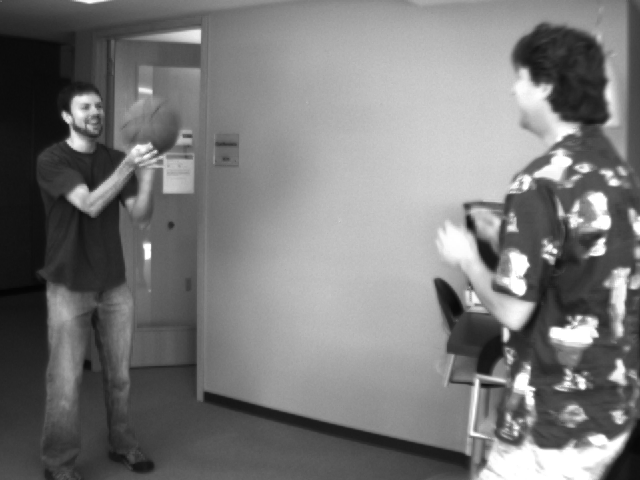
#> input picture Lucas Kanade/basketball1.png, 640 x 480 px
$ python main.py   (Python 2 division)   (older library calls are emulated)
#> lines starting #> are read from the running program, lines starting #| are printed output that depends on the picture
### Lucas Kanade/LucasKanadeMeth1.py
import cv2
import numpy as np
from matplotlib import pyplot as plt

class LucasKanadeMet1:

    def __init__(self, src, dest):
        print("beginning algorithm")

        self.src = src
        self.dest = dest

        # Reading the image
        #img1 = cv2.imread('teddy1.png', cv2.IMREAD_GRAYSCALE)
        #img2 = cv2.imread('teddy2.png', cv2.IMREAD_GRAYSCALE)

        img1 = cv2.cvtColor(self.src,cv2.COLOR_RGB2GRAY)
        img2 = cv2.cvtColor(self.dest,cv2.COLOR_RGB2GRAY)

        # Convert the image to floating point for calculations
        img1 = np.float32(img1)
        img2 = np.float32(img2)

        # Calculate optical flow using two different algorithms
        u, v = self.lucas_kanade(img1, img2, np.ones((3, 3)))


        # Create grid for display
        x = np.arange(0, img1.shape[1], 1)
        y = np.arange(0, img1.shape[0], 1)
        x, y = np.meshgrid(x, y)

        # Display
        self.display_img(img1, 'My lucas_kanade')
        step = 2
        plt.quiver(x[::step, ::step], y[::step, ::step],
                   u[::step, ::step], v[::step, ::step],
                   color='r', pivot='middle', headwidth=2, headlength=2)

        plt.show()

    def display_img(self, img, name):
        plt.figure()
        plt.imshow(img, cmap='gray', interpolation='bicubic')
        plt.title(name)

    def get_derivatives(self, img1, img2):

        #affine 2x2 matrix
        kernel = np.array(([-1, 1], [-1, 1]))
        kernel2 = np.array(([-1, -1], [1, 1]))
        kernel = np.fliplr(kernel)

        # image x,y,t derivatives
        fx = cv2.filter2D(img1, -1, kernel) + cv2.filter2D(img2, -1, kernel)
        fy = cv2.filter2D(img1, -1, kernel2) + cv2.filter2D(img2, -1, kernel2)
        ft = cv2.filter2D(img1, -1, 0.25 * np.ones((2, 2))) + \
            cv2.filter2D(img2, -1, -0.25 * np.ones((2, 2)))

        return (fx, fy, ft)


    def lucas_kanade(self, img1, img2, window):
        """Lucase Kanade algorithm without pyramids.

        Implemented with convolution"""

        fx, fy, ft = self.get_derivatives(img1, img2)

        denom = cv2.filter2D(fx**2, -1, window)*cv2.filter2D(fy**2, -1, window) - \
            cv2.filter2D((fx*fy), -1, window)**2
        denom[denom == 0] = np.inf

        # pixel vectors
        u = (-cv2.filter2D(fy**2, -1, window)*cv2.filter2D(fx*ft, -1, window) +
             cv2.filter2D(fx*fy, -1, window)*cv2.filter2D(fy*ft, -1, window)) / \
            denom
        v = (cv2.filter2D(fx*ft, -1, window)*cv2.filter2D(fx*fy, -1, window) -
             cv2.filter2D(fx**2, -1, window)*cv2.filter2D(fy*ft, -1, window)) / \
            denom

        return (u, v)

### Lucas Kanade/LKPyramid.py
import cv2
import numpy as np
from matplotlib import pyplot as plt

class LKanadePy():
    def __init__(self, src, dest, lvls, windowSize, guassianWidth):
        #initialize globals
        self.src = src
        self.dest = dest
        self.lvls = lvls
        self.windowSize = windowSize
        self.guassianWidth = guassianWidth
        self.MakePyramids()
        print ("Lucas Kanade Pyramid initializing")

    def MakePyramids(self):
        # create gaussinan py for src
        self.G = self.src.copy()
        gpA = [self.G]
        for i in range(self.lvls):
            self.G = cv2.pyrDown(self.G)
            gpA.append(self.G)

        # create gaussian py for dest
        self.G = self.dest.copy()
        gpB = [self.G]
        for i in range(self.lvls):
            self.G = cv2.pyrDown(self.G)
            gpB.append(self.G)

### Lucas Kanade/main.py
#NOTE: wikipedia, matlab and python previous implementations were used as guidance for this project

import cv2
import numpy as np
import Image
from copy import copy, deepcopy
from matplotlib import pyplot as plt
from LucasKanadeMeth1 import LucasKanadeMet1
#from LKNonPyramid import LKanade
from LKPyramid import LKanadePy
from myLK import MyLK
#from OpticalFLowFromCV2 import SampleCode


#####################################################################
## Function name: main
## Function Desc: initializes program
#####################################################################
def main():

    # definition of parameters to be used for tracking
    size_template_x = 200
    size_template_y = 200
    size_bins = 1
    n_bins = 256
    percentage_active = 20
    n_max_iters = 20
    epsilon = 0.01
    interp = 1
    n_ctrl_pts_x = 2
    n_ctrl_pts_y = 2
    lambda_tps = 0
    # dont know what these are for
    n_ctrl_pts_x_illum = 2
    n_ctrl_pts_y_illum = 2
    # coords of feature(s) to track
    coords = np.zeros(shape=(1,2))

    # loads source and destination images
    #bBallSource = cv2.imread("basketball1.png")
    #cpy = deepcopy(bBallSource)

    #bBallTarget = cv2.imread("basketball2.png")
    bBallSource = "basketball1.png"
    bBallTarget = "basketball2.png"
    bb1 = cv2.imread(bBallSource)
#> bb1 is the input picture: shape (480, 640, 3); min 4, max 255, mean 120.3
    bb2 = cv2.imread(bBallTarget)
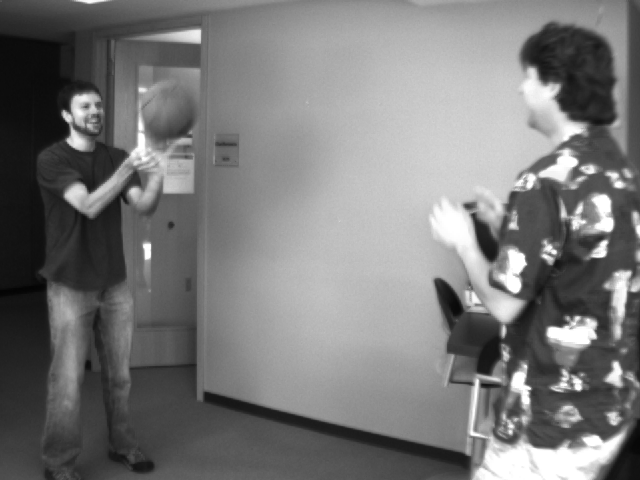
#> input picture Lucas Kanade/basketball2.png, 640 x 480 px
#> bb2 is the input picture: shape (480, 640, 3); min 4, max 255, mean 119.9

    groveSource = "grove1.png"
    groveTarget = "grove2.png"
    gg1 = cv2.imread(groveSource)
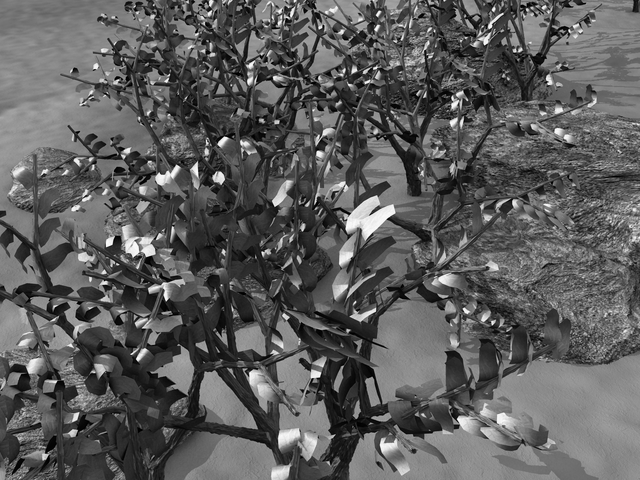
#> input picture Lucas Kanade/grove1.png, 640 x 480 px
#> gg1 is the input picture: shape (480, 640, 3); min 0, max 253, mean 92.3
    gg2 = cv2.imread(groveTarget)
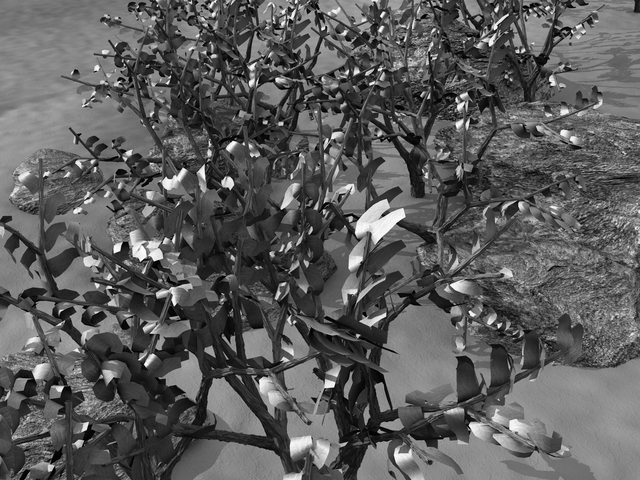
#> input picture Lucas Kanade/grove2.png, 640 x 480 px
#> gg2 is the input picture: shape (480, 640, 3); min 0, max 253, mean 92

    teddySource = "teddy1.png"
    teddyTarget = "teddy2.png"
    tt1 = cv2.imread(teddySource)
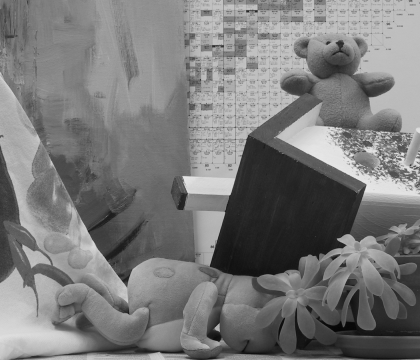
#> input picture Lucas Kanade/teddy1.png, 420 x 360 px
#> tt1 is the input picture: shape (360, 420, 3); min 5, max 232, mean 121.8
    tt2 = cv2.imread(teddyTarget)
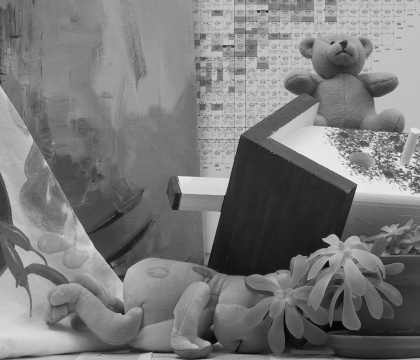
#> input picture Lucas Kanade/teddy2.png, 420 x 360 px
#> tt2 is the input picture: shape (360, 420, 3); min 4, max 234, mean 121.5

    LCM1 = LucasKanadeMet1(bb1,bb2)
#> in lucas_kanade, `denom[denom == 0] = np.inf`: denom: shape (480, 640) float32; 0.57% of the values are NaN or infinite; the others: min 4, max 6.01e+10, mean 38051896
    LCM1 = LucasKanadeMet1(gg1,gg2)
#> in lucas_kanade (call 2), `denom[denom == 0] = np.inf`: denom: shape (480, 640) float32; 0% of the values are NaN or infinite; the others: min 104, max 2.65e+11, mean 993732352
    LCM1 = LucasKanadeMet1(tt1,tt2)
#> in __init__ (call 3), `plt.show()`:
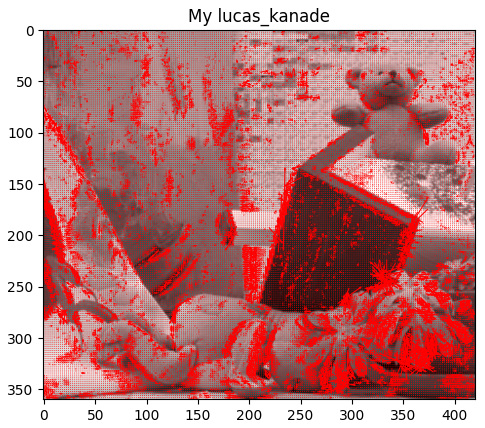
#> figure drawn by matplotlib, 1 panel

    LKPy = LKanadePy(bb1, bb2, 3, 5, 5)
#> after the loop in MakePyramids, `for i in range(self.lvls):`: gpA = 4 items
    LKPy = LKanadePy(gg1, gg2, 3, 5, 5)
#> the loop in MakePyramids (call 2), `for i in range(self.lvls):` made 3 passes
#> pass 1, in MakePyramids (call 2), `self.G = cv2.pyrDown(self.G)`:
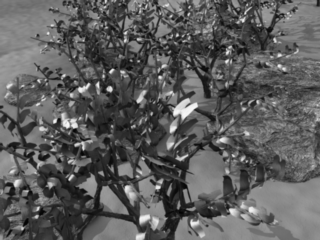
#> self.G: shape (240, 320, 3); min 3, max 246, mean 92.3
    LKPy = LKanadePy(tt1, tt2, 3, 5, 5)
    #LKWithoutPy = LKanade(bBallSource,bBallTarget, 40)
    #LKWithoutPy = MyLK()
    #lk = SampleCode()
    print ("Completed Lucas-Kanade")

    # NOTE: return is placed here to force stop other algorithm from being deployed
    return

    dst = 3;
    gray = cv2.cvtColor(np.array(bBallSource),cv2.COLOR_BGR2GRAY)
    gray = np.float32(gray)
    corners = cv2.goodFeaturesToTrack(gray,25,0.01,10)

    # displays the good features on the source image
    for i in corners:
        x,y = i.ravel()
        cv2.circle(bBallSource,(x,y),3,255,-1)

    gray2 = cv2.cvtColor(bBallTarget,cv2.COLOR_BGR2GRAY)
    corners2 = cv2.goodFeaturesToTrack(gray2,25,0.01,10)
    # displays the good features on the destination image
    for i in corners2:
        x,y = i.ravel()
        cv2.circle(bBallTarget,(x,y),3,255,-1)

    #plt.imshow(bBallSource),plt.show
    #plt.imshow(bBallTarget),plt.show
    cv2.imshow("src", bBallSource)
    cv2.imshow("dest", bBallTarget)
    cv2.waitKey(0)
    return
    print corners
    # result is dilated for marking the corners, not important
    dst = cv2.dilate(dst,None)

    # threshold for an optimal value, varies depending on image
    bBallSource[dst>0.07*dst.max()]=[0,0,255]
    cv2.imshow('dst',bBallSource)
    cv2.waitKey(0)
    cv2.destroyAllWindows()
    return

    # create array of zeros for template
    Template = np.zeros(shape=(size_template_x,size_template_y),dtype=np.uint8)
    #Template = [[0 for x in range(size_template_x)] for x in range(size_template_y)]
    ICur = deepcopy(bBallSource)

    # gives values to template, passed/changed by reference
    Template = DefineTemplate(Template, ICur, coords)

    cv2.imshow("Template before naya", Template)
    # initializes naya structure
    # grayscale assumed
    tracker = naya(size_template_x, size_template_y, n_bins,
                   size_bins,n_max_iters,epsilon,interp=1)
    #
    # begin of tracking system
    clickX, clickY = 300,200
    # tracker parameters
    parameters = []
    parameters.append(0);parameters.append(0);parameters.append(clickX);parameters.append(clickY)

    # to be used as parameters, possibly insert tupple
    #for i in corners:
    #    x,y = i.ravel()
    #    cv2.circle(cpy,(x,y),3,255,-1)
    count = 5
    currentlyStart = True
    while(True):
        # begin engine that does lucas -kanade tracker
        tracker.RunEngine(ICur, 0, Template, 0, parameters)
        # display changes
        tracker.DisplayChange(ICur,1)
        # swaps between images
        if (count == 0):
            if(currentlyStart):
                ICur = deepcopy(bBallTarget)
            else:
                ICur = deepcopy(bBallSource)
            count = 5
    # Shows  locations of good points to track
    # Will change with edge detector as they are better for tracking
    #cv2.imshow("source1", bBallSource)
    #plt.imshow(cpy), plt.show()

    cv2.waitKey(0)


#########################################################################
# BELOW IS DEPRECATED ALL OPERATIONS ARE NOW HANDLED IN SEPARATE CLASSES
#########################################################################


#####################################################################
## Function name: DefineTemplate
## Function Desc: creates and returns template
#####################################################################
# [28 lines left out: function DefineTemplate, not called in this run]


# class that will perform all of the operations
class naya:
    well = 8
    # [104 lines left out: functions __init__, SetGrayscaleParams, RunEngine, not called in this run]

    def OcclusionMap(self):
        print("never used")

    def WarpGrad(self):
        self.gradx = cv2.Sobel(self.current_warp,cv2.CV_32F, 1,0)
        self.grady = cv2.Sobel(self.current_warp,cv2.CV_32F, 0,1)

    # [51 lines left out: functions MountJacobianDOFGray, UpdateDOF, not called in this run]

    def ComputeJointHistogramGray(self):
        print("To be implemented, NOT NEEDED")


    # [63 lines left out: functions WarpDOF, ComputeExpectedImg, DisplayChange, not called in this run]

# Initializes program
main()
